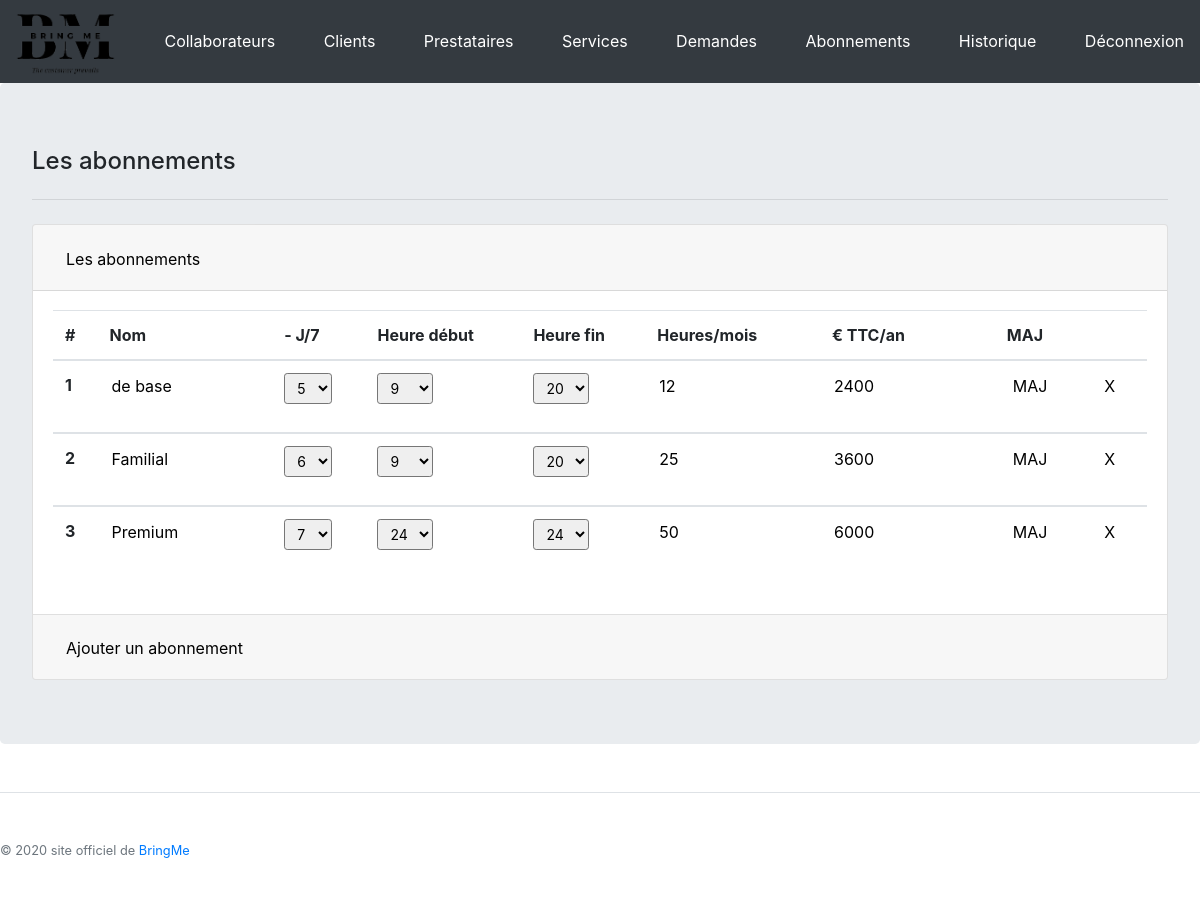
The app's page /webPart/back/subscription.php with its own data.
### tables this page shows
CREATE TABLE IF NOT EXISTS `SUBSCRIPTION` (
  `idSub` INT AUTO_INCREMENT,
  `subName` VARCHAR(20),
  `subDays` INT,
  `subHourStart` INT,
  `subHourEnd` INT,
  `subHour` INT,
  `subPrice` FLOAT,
  `subStripeId` VARCHAR(100),
  PRIMARY KEY (`idSub`));

### webPart/back/subscription.php (the view, shortened to what this page needs)
<?php include('../include/config.php');
$query = $pdo->prepare('SELECT * FROM SUBSCRIPTION');
$query->execute();
$resultats = $query->fetchAll();
?>
<!DOCTYPE html>
<html>
<head>
  <link rel="stylesheet" href="../css/bootstrap.min.css">
  <link rel="stylesheet" href="../css/inscription.css">
</head>
<body>
 <?php include('../include/config.php');
 include('../css/linkCss.php');
 include('include/headerBack.php');
 ?>
<div class="jumbotron table-responsive-xl">
        <h4>Les abonnements</h4>
        <hr class="my-4">
<div class="accordion" id="accordionExample">
  <div class="card">
    <div class="card-header" id="headingOne">
      <h2 class="mb-0">
        <button class="btn collaborateur" type="button" data-toggle="collapse" data-target="#collapseOne" aria-expanded="true" aria-controls="collapseOne">
          Les abonnements
        </button>
      </h2>
    </div>
    <div id="collapseOne" class="collapse show" aria-labelledby="headingOne" data-parent="#accordionExample">
      <div class="card-body">
        <table class="table table-hover">
            <thead>
              <tr>
                <th scope="col">#</th>
                <th scope="col">Nom</th>
                <th scope="col">- J/7</th>
                <th scope="col">Heure début</th>
                <th scope="col">Heure fin</th>
                <th scope="col">Heures/mois</th>
                <th scope="col"> € TTC/an</th>
                <th scope="col">MAJ</th>
                <th scope="col"> </th>
              </tr>
            </thead>
          <?php
              foreach ($resultats as $sub) { ?>
                <tbody>
                  <tr>
                    <form action="PHP/subMAJ.php" method="POST">
                      <th scope="row"><?php echo $sub['idSub']; ?></th>
                          <td>
                            <input type="text" class="input" name="name" value="<?php echo $sub['subName']; ?>">
                          </td>
                          <td>
                            <div class="form-group">
                              <select class="form-control-sm" name="days">
                                <option <?php if ($sub['subDays'] == 5){ echo 'selected'; }?>>5</option>
                                <option <?php if ($sub['subDays'] == 6){ echo 'selected'; }?>>6</option>
                                <option <?php if ($sub['subDays'] == 7){ echo 'selected'; }?>>7</option>
                              </select>
                            </div>
                          </td>
                          <td>
                             <div class="form-group">
                              <select class="form-control-sm" name="start">
                                <option <?php if ($sub['subHourStart'] == 9){ echo 'selected'; }?>>9</option>
                                <option <?php if ($sub['subHourStart'] == 24){ echo 'selected'; }?>>24</option>
                              </select>
                            </div>
                          </td>
                          <td>
                             <div class="form-group">
                              <select class="form-control-sm" name="end">
                                <option <?php if ($sub['subHourEnd'] == 20){ echo 'selected';}?>>20</option>
                                <option <?php if ($sub['subHourEnd'] == 24){ echo 'selected'; }?>>24</option>
                              </select>
                            </div>
                          </td>
                          <td>
                             <input type="text" class="input" name="hour" value="<?php echo $sub['subHour']; ?>">
                          </td>
                          <td>
                            <input type="text" class="input" name="price" value="<?php echo $sub['subPrice']; ?>">
                          </td>
                          <td>
                            <input type="submit" name="updateSub" class="option"value="MAJ">
                          </td>
                          <td>
                            <input type="submit" name="delete" class="option"value="X">
                          </td>
                    </form>
                  </tr>
                </tbody>
          <?php } ?>
        </table>
      </div>
    </div>
  </div>
  <div class="card">
    <div class="card-header" id="headingTwo">
      <h2 class="mb-0">
        <button class="btn collaborateur collapsed" type="button" data-toggle="collapse" data-target="#collapseTwo" aria-expanded="false" aria-controls="collapseTwo">
          Ajouter un abonnement
        </button>
      </h2>
    </div>
  </div>
</div>
</div>
  <?php include('../include/footer.php'); ?>
</body>
</html>

### webPart/css/linkCss.php (shortened to what this page needs)
<link rel="stylesheet" href="https://stackpath.bootstrapcdn.com/bootstrap/4.4.1/css/bootstrap.min.css"
integrity="sha384-Vkoo8x4CGsO3+Hhxv8T/Q5PaXtkKtu6ug5TOeNV6gBiFeWPGFN9MuhOf23Q9Ifjh">
<link rel="stylesheet" href="css/header.css">

### webPart/back/include/headerBack.php
<link rel="stylesheet" href="../css/header.css">
<link rel="stylesheet" href="../css/back.css">
<header>
  <nav class="navbar navbar-dark bg-dark">
    <a href="indexBack.php"> <img src="../images/logo.png"></a>
  	 <a href="employee.php">Collaborateurs </a>
     <a href="user.php">Clients</a>
     <a href="provider.php">Prestataires</a>
     <a href="service.php">Services</a>
     <a href="request.php">Demandes</a>
     <a href="subscription.php">Abonnements </a>
     <a href="historique.php">Historique </a>
    <a href="../PHP/deconnexion.php"> Déconnexion </span></a>
  </nav>
</header>

### webPart/include/footer.php (shortened to what this page needs)
<footer class="pt-4 my-md-5 pt-md-5 border-top">
   <div class="row">
     <div class="col-12 col-md">
       <small class="d-block mb-3 text-muted">	<p> © <?php echo date('Y'); ?> site officiel de <a class="lien" href="../index.php"> BringMe </a></p>
	</small>
     </div>
   </div>
</footer>

### webPart/css/header.css (style rules this page uses)
img { max-height: 100px; max-width: 100px; }
header a { text-decoration: none; color: white; }

### webPart/css/back.css (style rules this page uses)
input { background-color:transparent; border: 0px solid; }
.input { width: 111px; }
.collaborateur { color: #000; text-decoration: none; }

### records on screen
subscription: idSub "1", name "de base", days "5", start "9", end "20", hour "12", price "2400"
subscription: idSub "2", name "Familial", days "6", start "9", end "20", hour "25", price "3600"
subscription: idSub "3", name "Premium", days "7", start "24", end "24", hour "50", price "6000"
